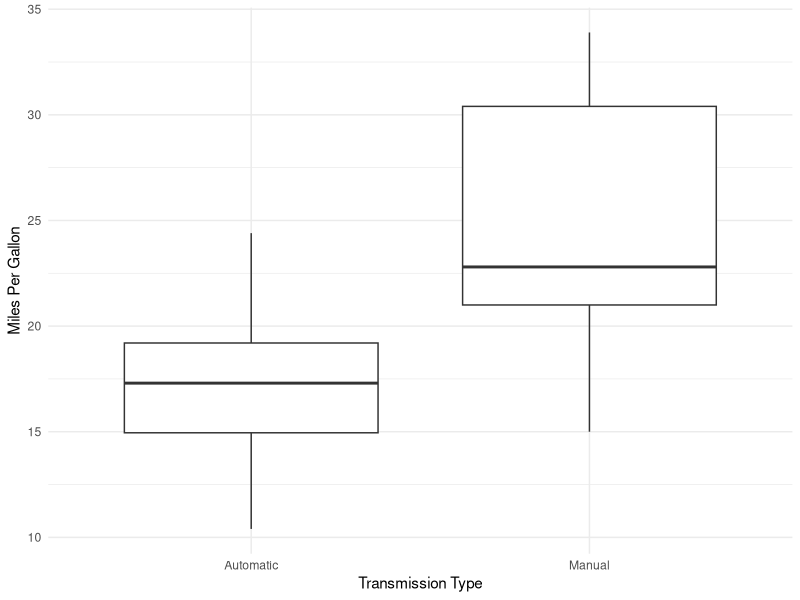
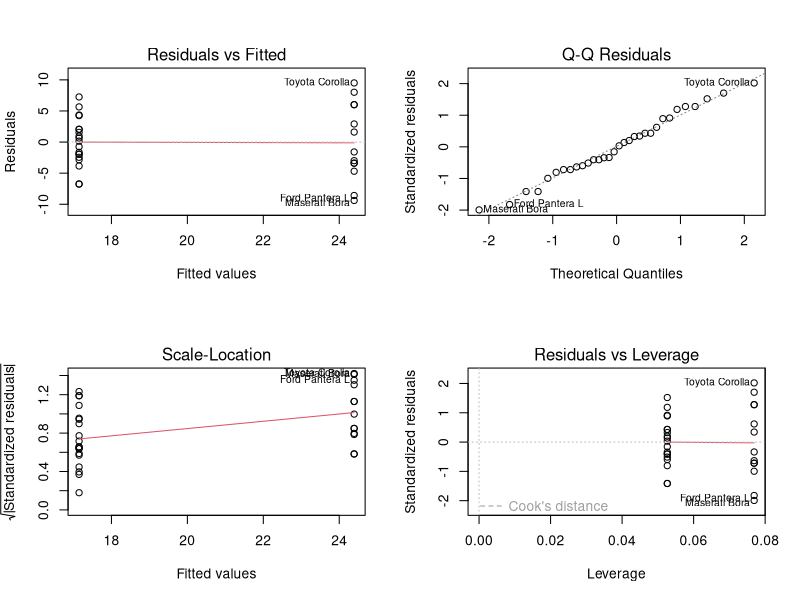

Write R code to recreate these figures, in order.
# Load necessary libraries
library(ggplot2)
library(dplyr)

# Load the mtcars dataset
data(mtcars)

# Modify the 'am' column to a factor for clarity in plots and models
mtcars$am <- factor(mtcars$am, labels = c("Automatic", "Manual"))

# Exploratory Data Analysis (EDA)
# Boxplot of MPG by Transmission Type
ggplot(mtcars, aes(x = am, y = mpg)) + 
  geom_boxplot() +
  labs(x = "Transmission Type", y = "Miles Per Gallon") +
  theme_minimal()

# Model Fitting
# Simple model with transmission type
simple_model <- lm(mpg ~ am, data = mtcars)

# More complex model adjusting for other variables
complex_model <- lm(mpg ~ am + wt + hp + qsec, data = mtcars)

# Compare models using AIC and BIC
aic_values <- AIC(simple_model, complex_model)[1, "AIC"]
bic_values <- BIC(simple_model, complex_model)[1, "BIC"]

# Choose the model with the lowest AIC or BIC
chosen_model <- if(aic_values < bic_values) simple_model else complex_model

# Coefficient Interpretation
# Interpret the coefficient for transmission type
coef_summary <- summary(chosen_model)$coefficients

# Print the coefficient summary
print(coef_summary)

# Quantify MPG Difference
# Calculate the MPG difference between transmission types
mpg_difference <- coef(chosen_model)["amManual"]

# Residual Diagnostics
# Check residuals to ensure model assumptions are met
par(mfrow = c(2, 2))
plot(chosen_model)

# Uncertainty Quantification and Inference
# Use confidence intervals to quantify the uncertainty around the MPG difference
mpg_diff_confint <- confint(chosen_model, "amManual")

# Print results to the console
cat("AIC Comparison:\n", aic_values, "\n\n")
cat("BIC Comparison:\n", bic_values, "\n\n")
cat("Coefficient for Manual Transmission:\n", mpg_difference, "\n\n")
cat("95% Confidence Interval for MPG Difference:\n", mpg_diff_confint, "\n\n")

# Reset par to default
par(mfrow = c(1, 1))